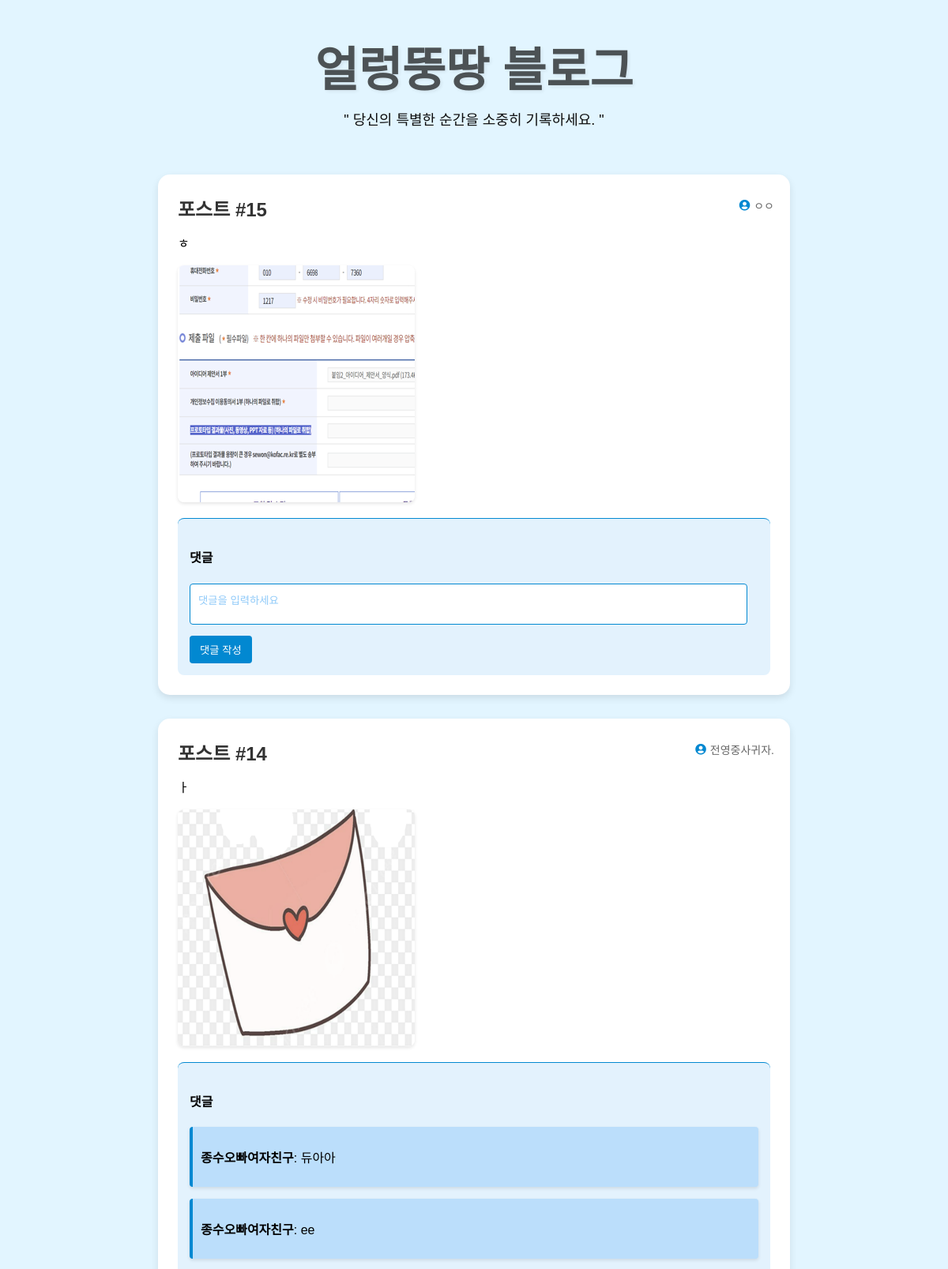
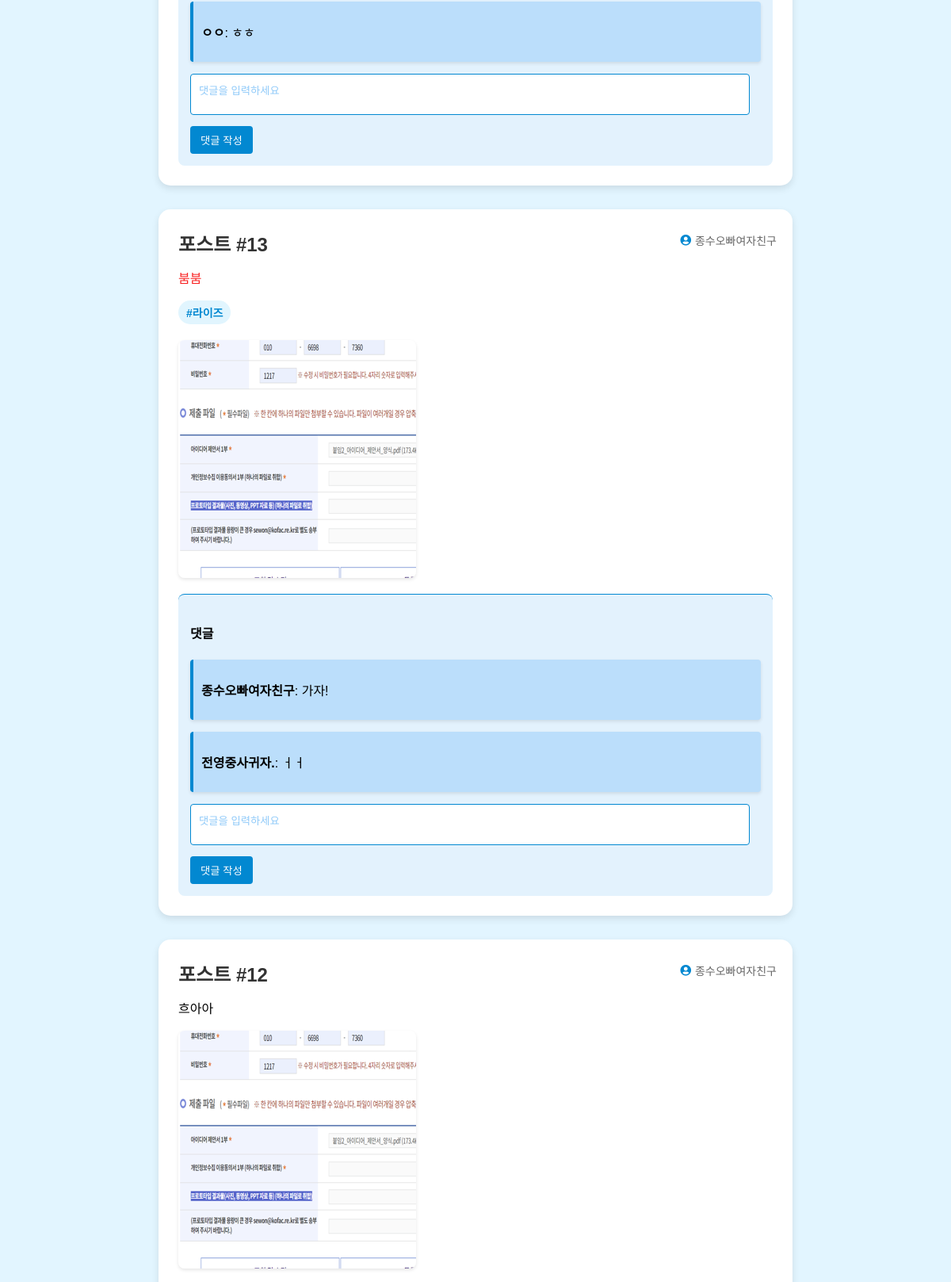
The page /bloghome (upper part) on the database its author committed (2 pictures, top to bottom).
### app.py (models this page shows)
class User(db.Model):
    id = db.Column(db.Integer, primary_key=True)  # ID
    username = db.Column(db.String(150), nullable=False, unique=True)  # 사용자 이름
    email = db.Column(db.String(150), nullable=False, unique=True)  # 이메일
    password = db.Column(db.String(150), nullable=False)  # 비밀번호

class Post(db.Model):
    id = db.Column(db.Integer, primary_key=True)
    user_id = db.Column(db.Integer, db.ForeignKey('user.id'), nullable=False)
    content = db.Column(db.Text, nullable=False)  # 이 줄이 추가되었는지 확인
    image_filename = db.Column(db.String(200))
    hashtags = db.Column(db.String(500))
    color = db.Column(db.String(7), default='#000000')

class Comment(db.Model):
    id = db.Column(db.Integer, primary_key=True)
    content = db.Column(db.Text, nullable=False)
    created_at = db.Column(db.DateTime, default=datetime.utcnow)
    user_id = db.Column(db.Integer, db.ForeignKey('user.id'), nullable=False)
    post_id = db.Column(db.Integer, db.ForeignKey('post.id'), nullable=False)
    user = db.relationship('User', backref=db.backref('comments', lazy=True))
    post = db.relationship('Post', backref=db.backref('comments', lazy=True))

### app.py (the view)
@app.route('/bloghome')
def bloghome():
    all_posts = Post.query.order_by(Post.id.desc()).all()
    posts_with_users = []
    for post in all_posts:
        user = User.query.get(post.user_id)
        posts_with_users.append({
            'post': post,
            'username': user.username if user else '알 수 없는 사용자',
            'comments': post.comments  # 댓글 정보 추가
        })
    return render_template('bloghome.html', posts=posts_with_users)

### templates/bloghome.html (shortened to what this page needs)
<!DOCTYPE html>
<html lang="ko">
<head>
    <link rel="stylesheet" href="{{ url_for('static', filename='css/bloghome.css') }}">
    <link href="https://cdnjs.cloudflare.com/ajax/libs/font-awesome/5.15.1/css/all.min.css" rel="stylesheet">
</head>
<body>
    <main id="Home-Container">
        <section class="Text-Container">
            <h1 id="Blog-Name">얼렁뚱땅 블로그</h1>
            <p id="Blog-Slogan">" 당신의 특별한 순간을 소중히 기록하세요. "</p>
        </section>
        <section class="Posts-Container">
            {% for item in posts %}
            <article class="post">
                <h2 class="post-title">포스트 #{{ item.post.id }}</h2>
                <p class="post-author">
                    <i class="fas fa-user-circle"></i> {{ item.username }}
                </p>
                <p class="post-content" style="color: {{ item.post.color }};">{{ item.post.content }}</p>
                {% if item.post.hashtags %}
                    <p class="post-hashtags">
                        {% for tag in item.post.hashtags.split(',') %}
                            <span class="hashtag">#{{ tag.strip() }}</span>
                        {% endfor %}
                    </p>
                {% endif %}
                {% if item.post.image_filename %}
                    <div class="post-images">
                        {% for filename in item.post.image_filename.split(', ') %}
                            <img src="{{ url_for('uploaded_file', filename=filename) }}" alt="포스트 이미지" class="post-image">
                        {% endfor %}
                    </div>
                {% endif %}
                <div class="comments-section">
                    <h4>댓글</h4>
                    <div class="comments-list">
                        {% for comment in item.post.comments %}
                            <div class="comment">
                                <p><strong>{{ comment.user.username }}</strong>: {{ comment.content }}</p>
                            </div>
                        {% endfor %}
                    </div>
                    <form class="comment-form" data-post-id="{{ item.post.id }}">
                        <textarea class="comment-input" placeholder="댓글을 입력하세요"></textarea>
                        <button type="submit" class="comment-submit">댓글 작성</button>
                    </form>
                </div>
            </article>
            {% else %}
                <p class="no-posts">아직 작성된 포스트가 없습니다.</p>
            {% endfor %}
        </section>
    </main>
</body>
</html>

### static/css/bloghome.css (style rules this page uses)
body { margin: 0; padding: 0; background-color: #E2F5FF; font-family: 'Pretendard', sans-serif; min-height: 100vh; display: flex; flex-direction: column; }
#Home-Container { max-width: 800px; width: 100%; margin: 0 auto; padding: 20px; flex-grow: 1; display: flex; flex-direction: column; }
.Text-Container { text-align: center; margin-bottom: 40px; padding-top: 20px; }
#Blog-Name { font-family: 'HakgyoansimChilpanjijgae', sans-serif; color: #0E0E0E; font-size: 60px; opacity: 0.7; font-weight: 600; margin: 0; text-shadow: 2px 2px 4px rgba(0,0,0,0.1); }
#Blog-Slogan { color: #0E0E0E; font-family: 'Pretendard', sans-serif; font-size: 18px; font-weight: 400; margin-top: 10px; }
.Posts-Container { display: flex; flex-direction: column; gap: 30px; margin-bottom: 60px; }
.post { background-color: white; border-radius: 15px; padding: 25px; box-shadow: 0 4px 10px rgba(0,0,0,0.1); position: relative; transition: transform 0.3s ease; }
.post-title { font-family: 'HakgyoansimBadasseugi', sans-serif; color: #333; margin-top: 0; margin-bottom: 15px; font-size: 24px; }
.post-content { margin-bottom: 15px; font-size: 16px; font-family: 'HakgyoansimBadasseugi', sans-serif; line-height: 1.5; color: #444; }
.post-hashtags { margin-bottom: 15px; font-size: 14px; }
.hashtag { display: inline-block; background-color: #e1f5fe; color: #0288d1; padding: 5px 10px; border-radius: 15px; margin-right: 5px; margin-bottom: 5px; font-weight: bold; }
.post-images { display: flex; flex-wrap: wrap; gap: 10px; }
.post-image { max-width: 100%; height: auto; border-radius: 8px; box-shadow: 0 2px 4px rgba(0,0,0,0.1); }
.post-author { position: absolute; top: 15px; right: 20px; font-size: 14px; color: #666; display: flex; align-items: center; }
.post-author i { margin-right: 5px; color: #0288d1; }
.comments-section { margin-top: 20px; border-top: 1px solid #0288d1; padding-top: 10px; font-family: 'Pretendard', sans-serif; background-color: #e3f2fd; border-radius: 8px; padding: 15px; }
.comment { font-family: 'Pretendard', sans-serif; margin-bottom: 15px; padding: 10px; background-color: #bbdefb; border-left: 4px solid #0288d1; border-radius: 4px; box-shadow: 0 2px 4px rgba(0, 0, 0, 0.1); }
.comment-form textarea { padding: 10px; font-family: 'Pretendard', sans-serif; width: 95%; margin-bottom: 10px; resize: vertical; border: 1px solid #0288d1; border-radius: 4px; background-color: #fff; transition: border-color 0.3s ease; resize: none; }
.comment-form textarea::placeholder { font-family: 'Pretendard', sans-serif; color: #90caf9; }
.comment-form button { background-color: #0288d1; color: white; border: none; padding: 8px 13px; border-radius: 4px; cursor: pointer; transition: background-color 0.3s ease; }

### rows shown on the page
User: post.id "15", username "ㅇㅇ", post.content "ㅎ"
Post: image_filename (picture)
User: post.id "14", username "전영중사귀자.", post.content "ㅏ"
Post: image_filename (picture)
Comment: user.username "종수오빠여자친구", content "듀아아"
Comment: user.username "종수오빠여자친구", content "ee"
Comment: user.username "ㅇㅇ", content "ㅎㅎ"
User: post.id "13", username "종수오빠여자친구", post.content "붐붐", post.id "12", post.content "흐아아"
Post: strip "라이즈", image_filename (picture)
Comment: user.username "종수오빠여자친구", content "가자!"
Comment: user.username "전영중사귀자.", content "ㅓㅓ"
Post: image_filename (picture)
